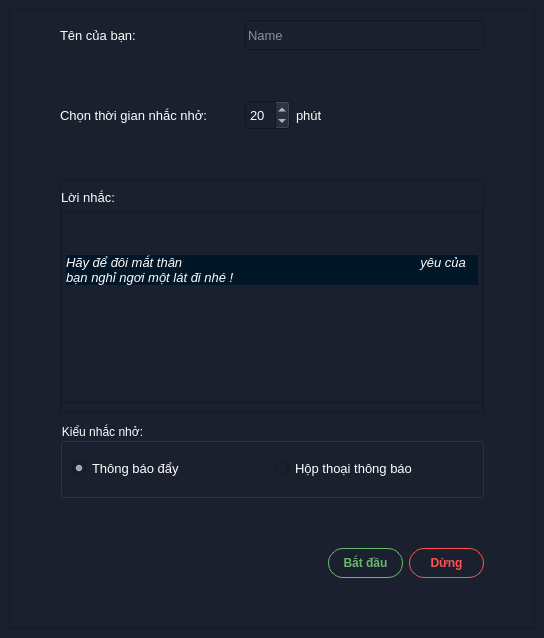
              <widget class="QStackedWidget" name="stackedWidgetContainer">
                  <property name="enabled">
                      <bool>true</bool>
                  </property>
                  <property name="sizePolicy">
                      <sizepolicy hsizetype="Preferred" vsizetype="Preferred">
                          <horstretch>0</horstretch>
                          <verstretch>0</verstretch>
                      </sizepolicy>
                  </property>
                  <property name="styleSheet">
                      <string notr="true">background-color: rgb(27, 32, 47);
                          color: rgb(255, 255, 255);
                      </string>
                  </property>
                  <property name="currentIndex">
                      <number>0</number>
                  </property>
                  <widget class="QWidget" name="page1">
                      <layout class="QGridLayout" name="gridLayout_5">
                          <item row="0" column="0">
                              <widget class="QFrame" name="frameBodyPage1">
                                  <property name="sizePolicy">
                                      <sizepolicy hsizetype="Preferred" vsizetype="Preferred">
                                          <horstretch>0</horstretch>
                                          <verstretch>0</verstretch>
                                      </sizepolicy>
                                  </property>
                                  <property name="minimumSize">
                                      <size>
                                          <width>200</width>
                                          <height>0</height>
                                      </size>
                                  </property>
                                  <property name="styleSheet">
                                      <string notr="true"/>
                                  </property>
                                  <property name="frameShape">
                                      <enum>QFrame::StyledPanel</enum>
                                  </property>
                                  <property name="frameShadow">
                                      <enum>QFrame::Raised</enum>
                                  </property>
                                  <layout class="QGridLayout" name="gridLayout_4">
                                      <property name="leftMargin">
                                          <number>50</number>
                                      </property>
                                      <property name="topMargin">
                                          <number>10</number>
                                      </property>
                                      <property name="rightMargin">
                                          <number>50</number>
                                      </property>
                                      <property name="bottomMargin">
                                          <number>10</number>
                                      </property>
                                      <property name="verticalSpacing">
                                          <number>10</number>
                                      </property>
                                      <item row="2" column="0">
                                          <widget class="QLabel" name="labelChooseTime">
                                              <property name="font">
                                                  <font>
                                                      <pointsize>10</pointsize>
                                                  </font>
                                              </property>
                                              <property name="text">
                                                  <string>Chọn thời gian nhắc nhở:</string>
                                              </property>
                                              <property name="scaledContents">
                                                  <bool>true</bool>
                                              </property>
                                          </widget>
                                      </item>
                                      <item row="0" column="0">
                                          <widget class="QLabel" name="labelUserName">
                                              <property name="font">
                                                  <font>
                                                      <pointsize>10</pointsize>
                                                  </font>
                                              </property>
                                              <property name="text">
                                                  <string>Tên của bạn:</string>
                                              </property>
                                          </widget>
                                      </item>
                                      <item row="5" column="0" colspan="7">
                                          <widget class="QGroupBox" name="groupBoxTypeRemind">
                                              <property name="sizePolicy">
                                                  <sizepolicy hsizetype="Preferred" vsizetype="Expanding">
                                                      <horstretch>0</horstretch>
                                                      <verstretch>0</verstretch>
                                                  </sizepolicy>
                                              </property>
                                              <property name="minimumSize">
                                                  <size>
                                                      <width>0</width>
                                                      <height>75</height>
                                                  </size>
                                              </property>
                                              <property name="title">
                                                  <string>Kiểu nhắc nhở:</string>
                                              </property>
                                              <layout class="QHBoxLayout" name="horizontalLayout_3">
                                                  <property name="leftMargin">
                                                      <number>9</number>
                                                  </property>
                                                  <property name="rightMargin">
                                                      <number>9</number>
                                                  </property>
                                                  <item>
                                                      <widget class="QRadioButton" name="radioButtonType_Toast">
                                                          <property name="font">
                                                              <font>
                                                                  <pointsize>10</pointsize>
                                                              </font>
                                                          </property>
                                                          <property name="text">
                                                              <string>Thông báo đẩy</string>
                                                          </property>
                                                          <property name="checked">
                                                              <bool>true</bool>
                                                          </property>
                                                      </widget>
                                                  </item>
                                                  <item>
                                                      <widget class="QRadioButton" name="radioButtonType_Popup">
                                                          <property name="font">
                                                              <font>
                                                                  <pointsize>10</pointsize>
                                                              </font>
                                                          </property>
                                                          <property name="text">
                                                              <string>Hộp thoại thông báo</string>
                                                          </property>
                                                      </widget>
                                                  </item>
                                              </layout>
                                          </widget>
                                      </item>
                                      <item row="4" column="0" colspan="7">
                                          <widget class="QFrame" name="frame_3">
                                              <property name="frameShape">
                                                  <enum>QFrame::StyledPanel</enum>
                                              </property>
                                              <property name="frameShadow">
                                                  <enum>QFrame::Raised</enum>
                                              </property>
                                              <layout class="QVBoxLayout" name="verticalLayout_3">
                                                  <property name="leftMargin">
                                                      <number>0</number>
                                                  </property>
                                                  <property name="rightMargin">
                                                      <number>0</number>
                                                  </property>
                                                  <item>
                                                      <widget class="QLabel" name="labelReminder">
                                                          <property name="font">
                                                              <font>
                                                                  <pointsize>10</pointsize>
                                                              </font>
                                                          </property>
                                                          <property name="text">
                                                              <string>Lời nhắc:</string>
                                                          </property>
                                                      </widget>
                                                  </item>
                                                  <item>
                                                      <widget class="QTextEdit" name="textEditReminder">
                                                          <property name="html">
                                                              <string>&lt;!DOCTYPE HTML PUBLIC &quot;-//W3C//DTD HTML
                                                                  4.0//EN&quot; &quot;http://www.w3.org/TR/REC-html40/strict.dtd&quot;&gt;
                                                                  &lt;html&gt;&lt;head&gt;&lt;meta name=&quot;qrichtext&quot;
                                                                  content=&quot;1&quot; /&gt;&lt;style type=&quot;text/css&quot;&gt;
                                                                  p, li { white-space: pre-wrap; }
                                                                  &lt;/style&gt;&lt;/head&gt;&lt;body style=&quot;
                                                                  font-family:'MS Shell Dlg 2'; font-size:8.25pt;
                                                                  font-weight:400; font-style:normal;&quot;&gt;
                                                                  &lt;p style=&quot; margin-top:12px;
                                                                  margin-bottom:12px; margin-left:0px; margin-right:0px;
                                                                  -qt-block-indent:0; text-indent:0px;
                                                                  background-color:#011627;&quot;&gt;&lt;span style=&quot;
                                                                  font-size:10pt; font-style:italic;
                                                                  background-color:#011627;&quot;&gt;Hãy để đôi mắt thân
                                                                  yêu của bạn nghỉ ngơi một lát đi nhé !&lt;/span&gt;&lt;span
                                                                  style=&quot; font-size:10pt;&quot;&gt; &lt;/span&gt;&lt;/p&gt;&lt;/body&gt;&lt;/html&gt;
                                                              </string>
                                                          </property>
                                                          <property name="placeholderText">
                                                              <string>Nhập lời nhắc của bạn ở đây</string>
                                                          </property>
                                                      </widget>
                                                  </item>
                                              </layout>
                                          </widget>
                                      </item>
                                      <item row="7" column="6">
                                          <widget class="QPushButton" name="btnStop">
                                              <property name="sizePolicy">
                                                  <sizepolicy hsizetype="Maximum" vsizetype="Preferred">
                                                      <horstretch>0</horstretch>
                                                      <verstretch>0</verstretch>
                                                  </sizepolicy>
                                              </property>
                                              <property name="minimumSize">
                                                  <size>
                                                      <width>75</width>
                  <height>30</height>
                 </size>
                </property>
                <property name="font">
                 <font>
                  <weight>75</weight>
                  <bold>true</bold>
                 </font>
                </property>
                <property name="styleSheet">
                 <string notr="true">QPushButton {
                  border-radius: 15px;
                  border: 1px solid #FF5252;
                  color: #FF5252;
                  }
                  QPushButton:hover {
                     background: #FF5252;
                     color: #ffffff;
                     }
                 </string>
                </property>
                                              <property name="text">
                                                  <string>Dừng</string>
                                              </property>
                                          </widget>
                                      </item>
                                      <item row="3" column="0">
                                          <spacer name="verticalSpacer_2">
                                              <property name="orientation">
                                                  <enum>Qt::Vertical</enum>
                                              </property>
                                              <property name="sizeHint" stdset="0">
                                                  <size>
                                                      <width>20</width>
                                                      <height>40</height>
                                                  </size>
                                              </property>
                                          </spacer>
                                      </item>
                                      <item row="1" column="0">
                                          <spacer name="verticalSpacer">
                                              <property name="orientation">
                                                  <enum>Qt::Vertical</enum>
                                              </property>
                                              <property name="sizeHint" stdset="0">
                                                  <size>
                                                      <width>20</width>
                                                      <height>40</height>
                                                  </size>
                                              </property>
                                          </spacer>
                                      </item>
                                      <item row="8" column="2">
                                          <spacer name="verticalSpacer_3">
                                              <property name="orientation">
                                                  <enum>Qt::Vertical</enum>
                                              </property>
                                              <property name="sizeHint" stdset="0">
                                                  <size>
                                                      <width>20</width>
                                                      <height>40</height>
                                                  </size>
                                              </property>
                                          </spacer>
                                      </item>
                                      <item row="6" column="2">
                                          <spacer name="verticalSpacer_4">
                                              <property name="orientation">
                                                  <enum>Qt::Vertical</enum>
                                              </property>
                                              <property name="sizeHint" stdset="0">
                                                  <size>
                                                      <width>20</width>
                                                      <height>40</height>
                                                  </size>
                                              </property>
                                          </spacer>
                                      </item>
                                      <item row="2" column="4">
                                          <widget class="QLabel" name="labelMinute">
                                              <property name="font">
                                                  <font>
                                                      <pointsize>10</pointsize>
                                                  </font>
                                              </property>
                                              <property name="text">
                                                  <string>phút</string>
                                              </property>
                                          </widget>
                                      </item>
                                      <item row="2" column="3">
                                          <widget class="QSpinBox" name="spinBoxTime">
                                              <property name="sizePolicy">
                                                  <sizepolicy hsizetype="Fixed" vsizetype="Fixed">
                                                      <horstretch>0</horstretch>
                                                      <verstretch>0</verstretch>
                                                  </sizepolicy>
                                              </property>
                                              <property name="minimumSize">
                                                  <size>
                                                      <width>45</width>
                                                      <height>30</height>
                                                  </size>
                                              </property>
                                              <property name="font">
                                                  <font>
                                                      <pointsize>10</pointsize>
                                                  </font>
                                              </property>
                                              <property name="minimum">
                                                  <number>1</number>
                                              </property>
                                              <property name="maximum">
                                                  <number>60</number>
                                              </property>
                                              <property name="value">
                                                  <number>20</number>
                                              </property>
                                          </widget>
                                      </item>
                                      <item row="0" column="3" colspan="4">
                                          <widget class="QLineEdit" name="lineEditUserName">
                                              <property name="minimumSize">
                                                  <size>
                                                      <width>0</width>
                                                      <height>30</height>
                                                  </size>
                                              </property>
                                              <property name="font">
                                                  <font>
                                                      <pointsize>10</pointsize>
                                                  </font>
                                              </property>
                                              <property name="placeholderText">
                                                  <string>Name</string>
                                              </property>
                                          </widget>
                                      </item>
                                      <item row="7" column="5">
                                          <widget class="QPushButton" name="btnStart">
                                              <property name="sizePolicy">
                                                  <sizepolicy hsizetype="Fixed" vsizetype="Fixed">
                                                      <horstretch>0</horstretch>
                                                      <verstretch>0</verstretch>
                                                  </sizepolicy>
                                              </property>
                                              <property name="minimumSize">
                                                  <size>
                                                      <width>75</width>
                  <height>30</height>
                 </size>
                </property>
                <property name="font">
                 <font>
                  <weight>75</weight>
                  <bold>true</bold>
                  <stylestrategy>PreferDefault</stylestrategy>
                 </font>
                </property>
                <property name="styleSheet">
                 <string notr="true">QPushButton {
                  border-radius: 15px;
                  border: 1px solid #66BB6A;
                  color: #66BB6A
                  }
                  QPushButton:hover {
                  background-color: #66BB6A;
                  color: #ffffff;
                  }
                 </string>
                </property>
                <property name="text">
                 <string>Bắt đầu</string>
                </property>
                <property name="autoDefault">
                    <bool>false</bool>
                </property>
                                              <property name="default">
                                                  <bool>false</bool>
                                              </property>
                                              <property name="flat">
                                                  <bool>false</bool>
                                              </property>
                                          </widget>
                                      </item>
                                      <item row="2" column="5" colspan="2">
                                          <spacer name="horizontalSpacer_4">
                                              <property name="orientation">
                                                  <enum>Qt::Horizontal</enum>
                                              </property>
                                              <property name="sizeHint" stdset="0">
                                                  <size>
                                                      <width>40</width>
                                                      <height>20</height>
                                                  </size>
                                              </property>
                                          </spacer>
                                      </item>
                                  </layout>
                              </widget>
                          </item>
                      </layout>
                  </widget>
                  <widget class="QWidget" name="page2"/>
              </widget>
